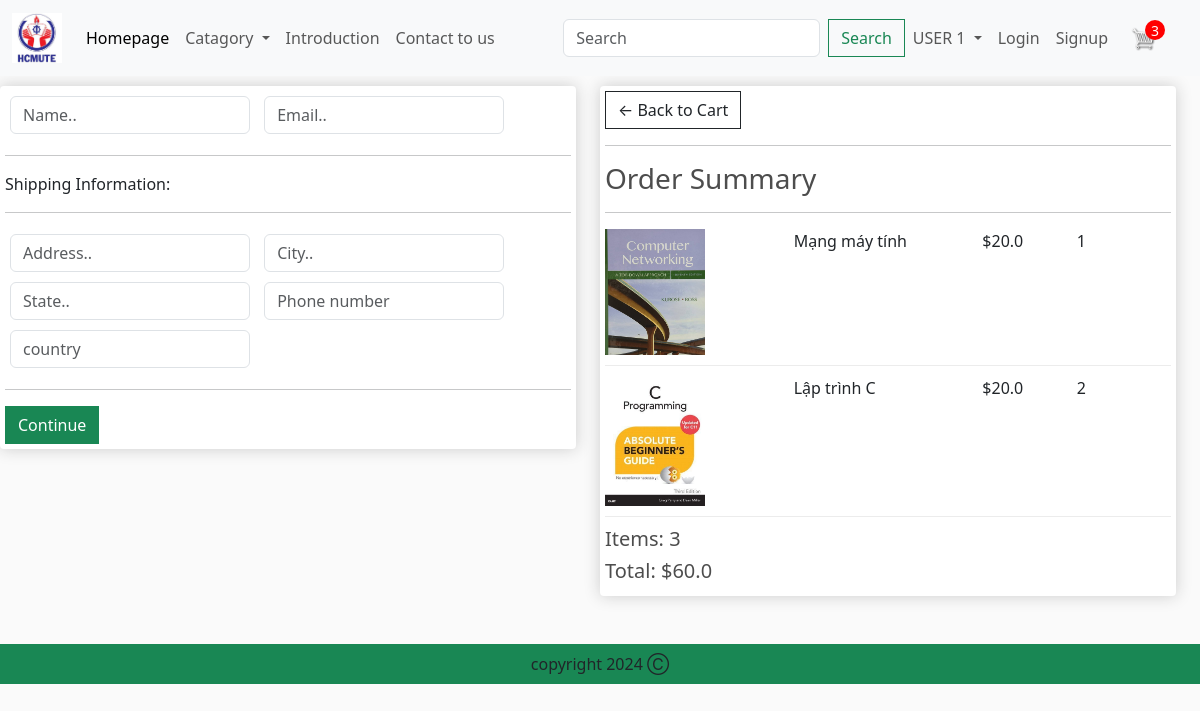
The app's page /checkout/ (signed in) with its own data.
### app/models.py (models this page shows, shortened)
class OrderItem(models.Model):      # Dùng để lưu trữ thông tin về các mục trong đơn hàng
    product = models.ForeignKey(Product, on_delete=models.SET_NULL, blank= True, null=True) # Định nghĩa một trường product dạng khóa ngoại đến model Product: Sản phẩm liên kết với mục đơn hàng, nếu sản phẩm được liên kết bị xóa, trường product sẽ được đặt thành NULL
    order = models.ForeignKey(Order, on_delete=models.SET_NULL, blank= True, null=True)     # Định nghĩa một trường order dạng khóa ngoại đến model Order: Đơn hàng chứa mục đơn hàng, nếu đơn hàng liên quan bị xóa, trường order sẽ được đặt thành NULL.
    quantity = models.IntegerField(default=0, null=True, blank=True)                        # Định nghĩa một trường quantity dạng số nguyên: Số lượng của sản phẩm trong mục đơn hàng
    date_added = models.DateTimeField(auto_now_add=True)                                    # Định nghĩa một trường date_added dạng thời gian và ngày, có thể tự động được thiết lập khi mục đơn hàng được tạo (auto_now_add=True)
    @property   # Đây là một decorator của Python cho phép đánh dấu một phương thức để nó có thể được truy cập như một thuộc tính
    def get_total(self):        # Hàm dùng để tính tổng giá trị của mục đơn hàng, bằng cách nhân giá của sản phẩm với số lượng của mục
        total = self.product.price * self.quantity
        return total            # trả về tổng giá trị

class Product(models.Model):        # Thông tin của một sản phẩm trong cơ sở dữ liệu
    name = models.CharField(max_length=200, null=True)                      # Định nghĩa một trường name dạng ký tự với độ dài tối đa là 200 ký tự. Trường này được sử dụng để lưu tên của sản phẩm.
    price = models.FloatField()                                             # Định nghĩa một trường price dạng số thực. Trường này được sử dụng để lưu giá của sản phẩm
    digital = models.BooleanField(default=False, null=True, blank=False)    # Định nghĩa một trường digital dạng boolean. Trường này chỉ ra liệu sản phẩm có phải là sản phẩm kỹ thuật số hay không (Thực tế ở đây muốn kiểm tra xem sách có ebook hay không)
    image = models.ImageField(null=True, blank=True)                        # Định nghĩa một trường image dạng ảnh. Trường này được sử dụng để lưu ảnh đại diện cho sản phẩm
    @property               # Đây là một decorator của Python cho phép đánh dấu một phương thức để nó có thể được truy cập như một thuộc tính
    def ImageURL(self):     # Định nghĩa phương thức ImageURL để trả về đường dẫn của ảnh của sản phẩm
        try:
            url = self.image.url
        except:
            url = ''
        return url

class Order(models.Model):      # Thông tin của một đơn hàng trong cơ sở dữ liệu
    customer = models.ForeignKey(Customer, on_delete=models.SET_NULL, blank= True, null=True)   # Định nghĩa một trường customer dạng khóa ngoại (foreign key) đến model Customer. Trường này lưu thông tin về khách hàng của đơn hàng
    date_order = models.DateTimeField(auto_now_add=True)                                        # Định nghĩa một trường date_order dạng thời gian và ngày, tự động được thiết lập khi đơn hàng được tạo (auto_now_add=True)
    complete = models.BooleanField(default=False, null=True, blank=False)                       # Định nghĩa một trường complete dạng boolean, chỉ ra liệu đơn hàng đã hoàn thành chưa
    transaction_id = models.CharField(max_length=200, null=True)                                # Định nghĩa một trường transaction_id dạng ký tự với độ dài tối đa là 200 ký tự. Trường này lưu mã giao dịch của đơn hàng
    @property   # Đây là một decorator của Python cho phép đánh dấu một phương thức để nó có thể được truy cập như một thuộc tính
    def get_cart_items(self):   # Hàm dùng để tính tổng số lượng các mục trong giỏ hàng của đơn hàng
        orderitems = self.orderitem_set.all()
        total = sum([item.quantity for item in orderitems])
        return total
    @property   # Đây là một decorator của Python cho phép đánh dấu một phương thức để nó có thể được truy cập như một thuộc tính
    def get_cart_total(self):   # Hàm dùng để tính tổng giá trị của các mục trong giỏ hàng của đơn hàng
        orderitems = self.orderitem_set.all()
        total = sum([item.get_total for item in orderitems])
        return total

### app/views.py (the view)
# urls.py: path('checkout/', views.checkout, name='checkout'),             # trỏ đến views được gọi là checkout
def checkout(request):                                                      # Xử lí và hiển thị trang checkout
    if request.user.is_authenticated:                                       # Kiểm tra xem người dùng đã đăng nhập hay chưa bằng cách sử dụng request.user.is_authenticated
        customer = request.user.customer                                    # Lấy thông tin khách hàng của người dùng từ cơ sở dữ liệu
        order, created = Order.objects.get_or_create(customer=customer, complete=False) # Lấy thông tin đơn hàng của người dùng từ cơ sở dữ liệu. Nếu không có đơn hàng nào tồn tại cho khách hàng này, tạo một đơn hàng mới
        items = order.orderitem_set.all()                                   # Lấy danh sách các mặt hàng trong đơn hàng của người dùng
        cartItems = order.get_cart_items                                    # Lấy số lượng các mặt hàng trong giỏ hàng, tính tổng số lượng các mặt hàng trong đơn hàng và lưu vào biến cartItems
    else:                                                                   # Nếu người dùng chưa đăng nhập, khởi tạo các giá trị mặc định cho các biến liên quan đến giỏ hàng
        items = []
        order = {'get_cart_items': 0, 'get_cart_total': 0}
        cartItems = order['get_cart_items']
    context={'items': items, 'order': order, 'cartItems': cartItems}        # Tạo một context chứa danh sách các mặt hàng trong giỏ hàng, thông tin đơn hàng và số lượng mặt hàng trong giỏ hàng
    return render(request, 'app/checkout.html', context)                    # Trả về trang checkout (checkout.html) cùng với context

### app/templates/app/checkout.html (shortened to what this page needs)
{% extends 'app/base.html' %}
{% load static %}
{% block content_checkout %}
     <div class="row" style='width:100%'>
		<div class="col-lg-6">
			<div class="box-element" id="form-wrapper">
				<form id="form">
					<div id="user-info">
						<div class="form-field">
							<input required class="form-control" type="text" name="name" placeholder="Name..">
						</div>
						<div class="form-field">
							<input required class="form-control" type="email" name="email" placeholder="Email..">
						</div>
					</div>
					<div id="shipping-info">
						<hr>
						<p>Shipping Information:</p>
						<hr>
						<div class="form-field">
							<input class="form-control" type="text" name="address" placeholder="Address..">
						</div>
						<div class="form-field">
							<input class="form-control" type="text" name="city" placeholder="City..">
						</div>
						<div class="form-field">
							<input class="form-control" type="text" name="state" placeholder="State..">
						</div>
						<div class="form-field">
							<input class="form-control" type="text" name="phone number" placeholder="Phone number">
						</div>
						<div class="form-field">
							<input class="form-control" type="text" name="country" placeholder="country">
						</div>
					</div>
					<hr>
					<input id="form-button" class="btn btn-success btn-block" type="submit" value="Continue">
				</form>
			</div>
			<br>
		</div>
		<div class="col-lg-6">
			<div class="box-element">
				<a  class="btn btn-outline-dark" href="{% url 'cart' %}">&#x2190; Back to Cart</a>
				<hr>
				<h3>Order Summary</h3>
				<hr>
				{% for item in items %}
				<div class="cart-row">
					<div style="flex:2"><img class="row-image" src="{{item.product.ImageURL}}"></div>
					<div style="flex:2"><p>{{item.product.name}}</p></div>
					<div style="flex:1"><p>${{item.product.price}}</p></div>
					<div style="flex:1"><p>{{item.quantity}}</p></div>
				</div>
				{% endfor %}
				<h5>Items:   {{order.get_cart_items}}</h5>
				<h5>Total:   ${{order.get_cart_total}}</h5>
			</div>
		</div>
	</div>
{% endblock content_checkout %}

### app/static/app/css/main.css (style rules this page uses)
body { background-color: hsl(0, 0%, 98%); }
h1,h2,h3,h4,h5,h6 { color:hsl(0, 0%, 30%); }
.box-element { box-shadow:hsl(0, 0%, 80%) 0 0 16px; background-color: #fff; border-radius: 4px; padding: 5px; }
.col-lg-3, .col-lg-4, .col-lg-6, .col-lg-8, .col-lg-12 { margin-top: 10px; }
.btn { border-radius: 0; }
.row-image { width: 100px; }
.form-field { width:250px; display: inline-block; padding: 5px; }
.cart-row { display: flex; align-items: flex-stretch; padding-bottom: 10px; margin-bottom: 10px; border-bottom: 1px solid #ececec; }

### records on screen
OrderItem: product.ImageURL (picture), product.name "Mạng máy tính", product.price "20.0", quantity "1"
OrderItem: product.ImageURL (picture), product.name "Lập trình C", product.price "20.0", quantity "2"
Order: get_cart_items "3", get_cart_total "60.0"

### other values on screen
{{ cartItems }} "3"
